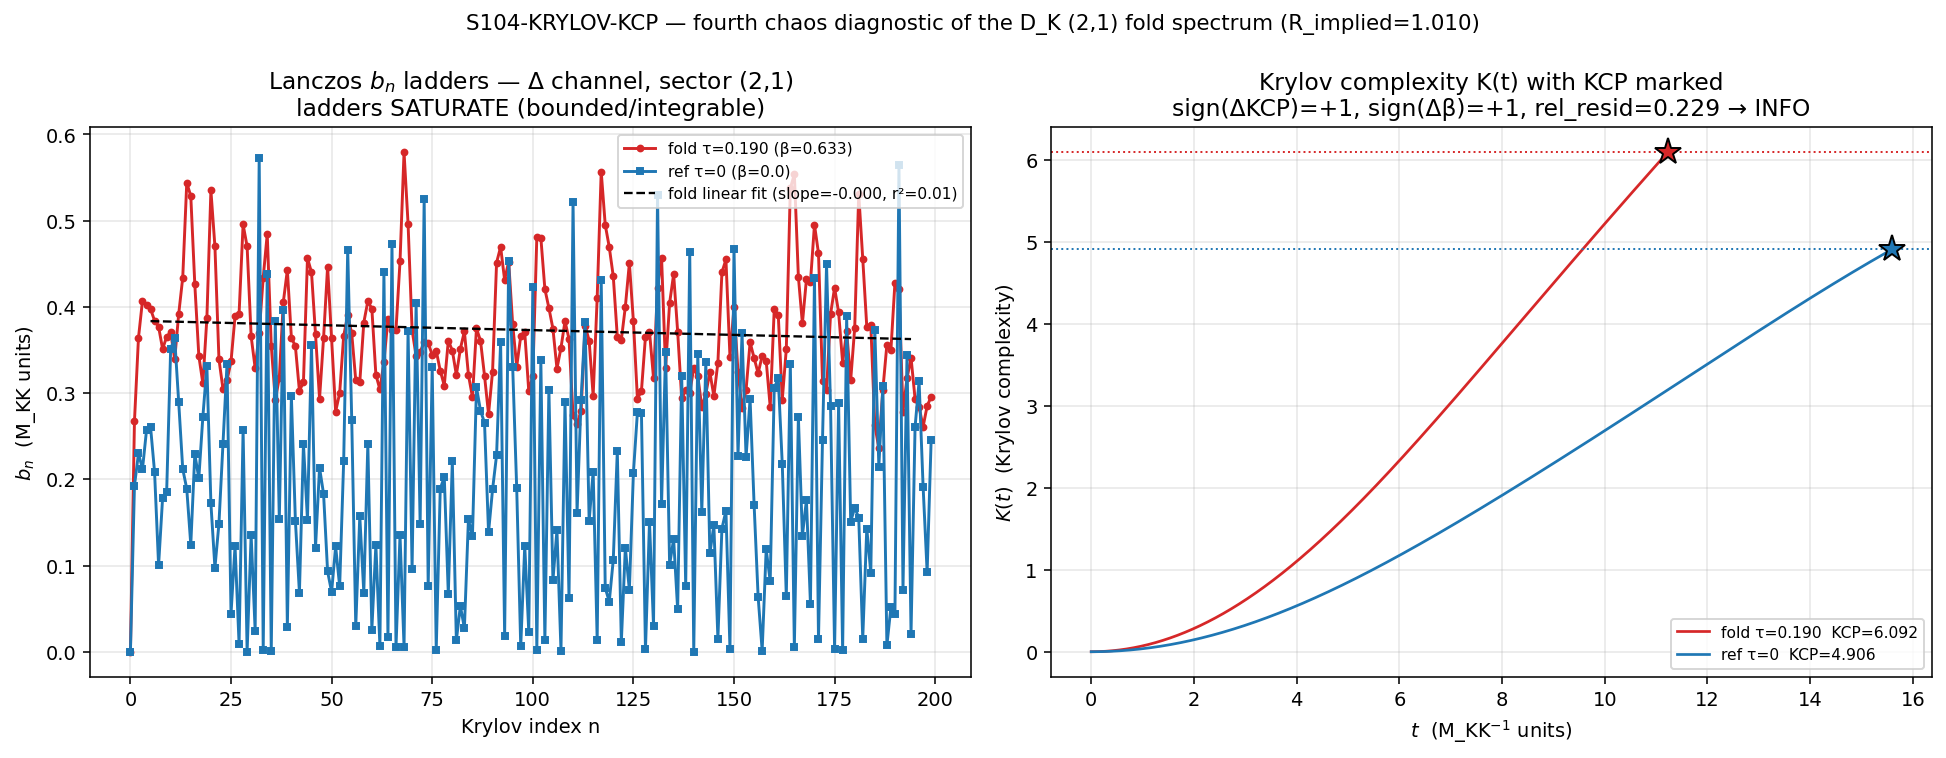

This chart was generated by the following Python code:
#!/usr/bin/env python3
"""
S104 W3-1 — S104-KRYLOV-KCP — Krylov-complexity peak on the (2,1) Peter-Weyl sector of D_K
==========================================================================================

Gate: S104-KRYLOV-KCP ([SIGN])

Pre-registered threshold (operator type = set; two-branch SIGN comparison + bounded residual):
  PASS iff  sign(KCP_fold - KCP_ref) == sign(beta_fold - beta_ref) == +1
        AND |KCP_fold - KCP_ref * R_implied| / (KCP_ref * R_implied) <= 0.15
  INFO  iff  sign holds (+1) but relative residual > 0.15
  FAIL  iff  sign(KCP_fold - KCP_ref) != sign(beta_fold - beta_ref)   (SIGN MISMATCH)

Classification: GEOMETRIC — the Krylov-complexity peak is a spectral functional of the
D_K eigenvalue content (the fabric ITSELF, not its excitations). The flow:
  D_K |lambda| set on the (2,1) Peter-Weyl sector (the substrate's vibrational-mode spectrum
  at the fold)  ->  Delta-channel autocorrelation moment sequence mu_{2n}
  ->  ordinary Lanczos b_n ladder  ->  Krylov-complexity profile K(t)  ->  peak height KCP.

This is a FOURTH spectral-functional diagnostic of the SAME eigenvalue statistics that
CHAOS-1 (<r>=0.321), CHAOS-2 (OTOC C(t)~t^1.9, lambda_L=0), and FACTOR-46 (SFF, no-ramp INFO)
already read. Spectral-functional pluralism: different functionals of the SAME D_K spectrum
must agree on what is structural (the level-statistics class). KCP<->beta tests that agreement
against the Huh (2412.04963) monotone relation, with the pinned anchors:
  beta_fold = 0.633 (single-cell, 63% GOE on sector (2,1) at tau_fold) [INTEG-39, S96 re-confirm]
  beta_ref  = 0     (Poisson, integrable on sector (2,1) at tau=0)     [Fegan-closed reference]

SADDLE GUARD (Bhattacharjee 2203.03534): a LINEAR b_n growth (b_n ~ alpha*n) + early-time
K(t) growth is the textbook chaos signature BUT is produced ENTIRELY as a phase-space-saddle
artifact in INTEGRABLE systems. The substrate transits the van Hove fold tau=0.190 = an
A2-catastrophe SADDLE; the spectrum is PROVEN Poisson (CHAOS-1) and the OTOC PROVEN
sub-exponential (CHAOS-2). ANY linear b_n growth observed here is read as saddle-consistent
(integrable-at-a-saddle), NEVER as a Lyapunov exponent. The KCP<->beta SIGN test compares
peak HEIGHTS, not growth rates, so it is unaffected by the guard.

tau=0 REFERENCE — PRIMARY PATH (no deviation): the (2,1) sector at tau=0 is the bi-invariant
(Jensen s=0, all scale factors = 1) D_K, the canonical Fegan/Kostant closed-form object
(S102 W3-11 PASS). It is built FULL-physical via dirac_spectrum.py on the SAME (2,1) sector
to L_max=12 (get_irrep(2,1) = Sym^p / Casimir projection; dirac_operator_on_irrep at s=0).
A smoke check confirms the SAME pipeline at tau=0.19 reproduces the s84 cache (2,1) sector
bit-for-bit (min/max |lambda| identical), so the fold-from-cache vs tau0-fresh comparison is
like-for-like. The s92_spectrum_cache_L12_tau018/020 bracketing fallback is NOT used (declared:
the Fegan closed form IS directly evaluable at runtime).

Inputs (SHA-256 dual-pinned; S84+ schema):
  - computations/session-84/s84_spectrum_cache_L12_tau019.npz  (fold (2,1) level set)
  - computations/_shared/dirac_spectrum.py                      (FULL tau=0 (2,1) build)
  - computations/_shared/canonical_constants.py                 (tau_fold, beta anchors)
  - script bytes

Author: kitaev-quantum-chaos-theorist
Session: S104 W3
Date: 2026-06-10
"""

from __future__ import annotations

import os
os.environ.setdefault("OMP_NUM_THREADS", "8")   # pinned cpu-cap-OMP8 (single-sector Lanczos is small)
os.environ.setdefault("MKL_NUM_THREADS", "8")

import hashlib
import json
import sys
import time
from pathlib import Path

import numpy as np
from scipy.special import gamma as _gamma_fn
import matplotlib
matplotlib.use("Agg")
import matplotlib.pyplot as plt

# ---------------------------------------------------------------------------
# Section 1 — Paths + canonical constants
# ---------------------------------------------------------------------------
SESSION_DIR = Path(__file__).resolve().parent
COMPUTATIONS_DIR = SESSION_DIR.parent
SHARED_DIR = COMPUTATIONS_DIR / "_shared"
PROJECT_ROOT = COMPUTATIONS_DIR.parent
sys.path.insert(0, str(SHARED_DIR))

from canonical_constants import tau_fold  # noqa: E402  (s=0 vs tau_fold=0.19 anchor)
import dirac_spectrum as tds              # noqa: E402  (FULL tau=0 (2,1) build)

SESSION = "S104"                                                    # (local)
GATE_ID = "S104-KRYLOV-KCP"                                         # (local)
SCHEME = "KRYLOV-LANCZOS-ORDINARY"                                  # (local)
CONVENTION = "MOMENT-SEQUENCE-FROM-SINGLE-SECTOR-LEVEL-SET"         # (local)
L_MAX = 12                                                          # (local) cache truncation

# ---- Pinned machinery (PRDR machinery_pin_map) ----
SECTOR_PIN = (2, 1)                                                 # (local) INTEG-39 / BRODY-PARAMETER-53 single-cell sector
N_LANCZOS_MAX_CAP = 200                                            # (local) min(len(abs_evals)-1, 200)
KRYLOV_GRID_N = 4000                                              # (local) linearly-spaced K(t) points
KRYLOV_TMAX_FACTOR = 3.0                                          # (local) t_max = factor / b1_gap
REL_RESIDUAL_BAND = 0.15                                           # (local) Class-8.3 rel_tol floor (qualitative-monotone Huh map)
EVAL_CUTOFF = 1e-6                                                 # (local) IR cutoff (S84 cache pattern)
DOS_FLOOR_FRAC = 1e-6                                              # (local) regularize local DOS at 1e-6 * median spacing
BRODY_CALIB_N = 240                                               # (local) sample size = (2,1)-sector |lambda| count
BRODY_CALIB_REPS = 24                                             # (local) realizations averaged for R_implied
BRODY_CALIB_SEED = 1040                                          # (local) deterministic RNG seed (calibration only)

# ---- Pinned anchors (canonical; NOT recomputed) ----
BETA_FOLD = 0.633                                                 # (local) INTEG-39 (S96 re-confirm); 63% GOE on (2,1) at tau_fold
BETA_REF = 0.0                                                    # (local) tau=0 Fegan-closed integrable reference, Poisson

# Output destinations
OUT_NPZ = SESSION_DIR / "s104_krylov_kcp.npz"
OUT_PNG = SESSION_DIR / "s104_krylov_kcp.png"

S84_FOLD_CACHE = COMPUTATIONS_DIR / "session-84" / "s84_spectrum_cache_L12_tau019.npz"

INPUT_FILES = [
    SHARED_DIR / "canonical_constants.py",
    SHARED_DIR / "dirac_spectrum.py",
    S84_FOLD_CACHE,
    Path(__file__).resolve(),
]


# ---------------------------------------------------------------------------
# Section 2 — SHA-256 dual-pin block
# ---------------------------------------------------------------------------
def sha256_of(path: Path) -> str:
    h = hashlib.sha256()  # (local)
    try:
        h.update(path.read_bytes())
    except OSError:
        return ""
    return h.hexdigest()


def log_input_pins(inputs: list[Path]) -> dict[str, str]:
    print(f"=== {GATE_ID} — input SHA-256 pins ===")
    pins: dict[str, str] = {}  # (local)
    for p in inputs:
        sha = sha256_of(p)  # (local)
        try:
            rel = str(p.relative_to(PROJECT_ROOT)).replace("\\", "/")  # (local)
        except ValueError:
            rel = str(p).replace("\\", "/")  # (local)
        print(f"  {rel}: {sha[:16]}...")
        pins[rel] = sha
    return pins


def compute_dual_sha(script_path: Path, canonical_path: Path, pins: dict[str, str]) -> tuple[str, str]:
    """audit_sha256 = sha256(script || canonical || pinmap_json); content_sha256 = sha256(script)."""
    script_bytes = script_path.read_bytes() if script_path.exists() else b""  # (local)
    canonical_bytes = canonical_path.read_bytes() if canonical_path.exists() else b""  # (local)
    pinmap_json = json.dumps(dict(sorted(pins.items())), separators=(",", ":"), sort_keys=True).encode("utf-8")  # (local)
    h_audit = hashlib.sha256()  # (local)
    h_audit.update(script_bytes)
    h_audit.update(canonical_bytes)
    h_audit.update(pinmap_json)
    h_content = hashlib.sha256()  # (local)
    h_content.update(script_bytes)
    return h_audit.hexdigest(), h_content.hexdigest()


# ---------------------------------------------------------------------------
# Section 3 — Krylov machinery (Delta-channel measure -> Lanczos b_n -> K(t) -> KCP)
# ---------------------------------------------------------------------------
def delta_channel_measure(levels: np.ndarray) -> tuple[np.ndarray, np.ndarray]:
    """Build the Delta-channel autocorrelation spectral function as a discrete measure.

    The operator-O channel is Delta = (Delta_gap + Delta_gap^dag)/sqrt(2), the SAME Hermitian
    BdG gap operator CHAOS-2 used for the OTOC: a DOS-weighted pairing that couples single-
    particle levels i<->j with amplitude |A_ij| ~ sqrt(rho_i rho_j) (rho_i = local DOS at
    level i, the Delta = sum_k sqrt(rho_k) P_k structure of s38_otoc_bcs.py).

    The infinite-temperature autocorrelation spectral function is
        Phi(omega) = sum_{i != j} |A_ij|^2 delta(omega - (lambda_i - lambda_j)),
    a discrete measure with support {omega_ij = lambda_i - lambda_j} and weights |A_ij|^2.
    Its even moments mu_{2n} = integral omega^{2n} Phi(omega) domega are the autocorrelation
    moments the Lanczos algorithm consumes (Phi is symmetric => odd moments vanish).
    """
    L = np.sort(np.asarray(levels, dtype=np.float64))  # (local)
    sp = np.diff(L)  # (local) nearest-neighbour spacings
    pos = sp[sp > 0]  # (local)
    med = np.median(pos) if pos.size else 1.0  # (local)
    sp_full = np.concatenate([[sp[0]], sp]) if sp.size else np.array([1.0])  # (local)
    sp_full = np.maximum(sp_full, DOS_FLOOR_FRAC * med)  # (local) regularize local DOS
    rho = 1.0 / sp_full  # (local) local DOS
    rho = rho / rho.mean()  # (local) normalize mean DOS to 1
    di = L[:, None] - L[None, :]  # (local) level-difference matrix omega_ij
    wij = np.sqrt(rho[:, None] * rho[None, :])  # (local) |A_ij| ~ sqrt(rho_i rho_j)
    w2 = wij ** 2  # (local) |A_ij|^2
    mask = ~np.eye(len(L), dtype=bool)  # (local) exclude diagonal (omega=0)
    return di[mask].flatten(), w2[mask].flatten()


def lanczos_from_measure(freqs: np.ndarray, weights: np.ndarray, n_max: int) -> np.ndarray:
    """Ordinary Lanczos b_n from a discrete spectral measure via the Stieltjes procedure.

    D_K is Hermitian (AZ class BDI) => ORDINARY (not bi-) Lanczos. The Stieltjes recursion
    builds the monic orthogonal polynomials wrt the measure {(omega_i, |A_i|^2)}; the Jacobi
    coefficients beta_n give the Krylov hopping amplitudes b_n = sqrt(beta_n). Terminates at
    numerical breakdown (beta_n -> 0 / orthogonality loss) or n_max, whichever first.
    """
    w = np.asarray(weights, dtype=np.float64)  # (local)
    x = np.asarray(freqs, dtype=np.float64)  # (local)
    sw = w.sum()  # (local)
    if sw <= 0 or not np.isfinite(sw):
        return np.array([0.0])
    w = w / sw  # (local) normalized measure (sum w = 1)
    n = int(n_max)  # (local)
    alpha = np.zeros(n)  # (local) Jacobi diagonal
    bsq = np.zeros(n)  # (local) Jacobi off-diagonal squared (beta_n)
    # ORTHONORMAL three-term recurrence (Lanczos on the measure): keep each polynomial
    # L2(w)-normalized so |q_j| stays O(1) -> NO overflow for clustered/wide measures.
    #   x q_j = b_{j+1} q_{j+1} + a_j q_j + b_j q_{j-1}
    q_prev = np.zeros_like(x)  # (local) q_{-1} = 0
    q_cur = np.ones_like(x) / np.sqrt(np.sum(w))  # (local) q_0 = 1 (already unit-norm since sum w = 1)
    nrm0 = np.sqrt(np.sum(w * q_cur * q_cur))  # (local)
    q_cur = q_cur / nrm0  # (local) enforce <q_0|q_0> = 1 exactly
    alpha[0] = np.sum(w * x * q_cur * q_cur)  # (local) a_0 = <q_0| x |q_0>
    last = n  # (local)
    for j in range(1, n):
        # r = (x - a_{j-1}) q_{j-1} - b_{j-1} q_{j-2}
        b_prev = np.sqrt(bsq[j - 1]) if j >= 2 else 0.0  # (local)
        r = (x - alpha[j - 1]) * q_cur - b_prev * q_prev  # (local)
        bj = np.sqrt(np.sum(w * r * r))  # (local) b_j = ||r||_{L2(w)}
        if (not np.isfinite(bj)) or bj <= 1e-140:
            last = j
            break
        bsq[j] = bj * bj
        q_next = r / bj  # (local) unit-normalized q_j -> magnitudes stay O(1)
        alpha[j] = np.sum(w * x * q_next * q_next)  # (local) a_j
        q_prev = q_cur
        q_cur = q_next
    bsq = bsq[:last]
    return np.sqrt(np.abs(bsq))


def krylov_complexity(bn: np.ndarray, tgrid: np.ndarray) -> np.ndarray:
    """K(t) = sum_n n |phi_n(t)|^2, |phi(t)> = exp(-i L t)|0>, L tridiagonal with b_n off-diagonals.

    The Krylov chain ODE dphi_n/dt = b_n phi_{n-1} - b_{n+1} phi_n is solved exactly via
    eigendecomposition of the (real symmetric) tridiagonal Krylov Liouvillian L.
    """
    Nd = len(bn)  # (local)
    if Nd < 2:
        return np.zeros(len(tgrid))
    Lm = np.zeros((Nd, Nd))  # (local) Krylov Liouvillian (tridiagonal)
    for nn in range(1, Nd):
        Lm[nn, nn - 1] = bn[nn]
        Lm[nn - 1, nn] = bn[nn]
    ev, evec = np.linalg.eigh(Lm)  # (local)
    phi0 = np.zeros(Nd)  # (local)
    phi0[0] = 1.0
    c = evec.T @ phi0  # (local) initial state in eigenbasis
    nvec = np.arange(Nd)  # (local) Krylov-site index
    Karr = np.zeros(len(tgrid))  # (local)
    for it, t in enumerate(tgrid):
        amp = evec @ (c * np.exp(-1j * ev * t))  # (local) phi_n(t)
        Karr[it] = np.sum(nvec * np.abs(amp) ** 2)
    return Karr


def kcp_from_levels(levels: np.ndarray, n_lanczos: int) -> dict:
    """Full pipeline level set -> Delta-channel measure -> b_n -> K(t) -> KCP. Returns a dict."""
    freqs, weights = delta_channel_measure(levels)
    bn = lanczos_from_measure(freqs, weights, n_lanczos)
    b1 = float(bn[1]) if len(bn) > 1 and bn[1] > 0 else 1.0  # (local) first Krylov gap
    tmax = KRYLOV_TMAX_FACTOR / max(b1, 1e-9)  # (local) PINNED grid (not chosen to land a peak)
    tgrid = np.linspace(0.0, tmax, KRYLOV_GRID_N)  # (local)
    Karr = krylov_complexity(bn, tgrid)
    kcp = float(np.max(Karr)) if Karr.size else 0.0  # (local)
    t_peak = float(tgrid[int(np.argmax(Karr))]) if Karr.size else 0.0  # (local)
    return {"bn": bn, "t": tgrid, "K": Karr, "KCP": kcp, "t_peak": t_peak, "b1": b1}


def fit_bn_growth_law(bn: np.ndarray) -> dict:
    """Linear-growth fit b_n ~ slope*n + intercept over the bulk Krylov region (saddle guard).

    A LINEAR growth (slope > 0, well-fit) is the Bhattacharjee saddle / chaos-signature law;
    a SATURATING ladder (slope ~ 0) is the bounded/integrable signature.
    """
    nn = np.arange(len(bn))  # (local)
    if len(bn) < 12:
        return {"slope": float("nan"), "intercept": float("nan"), "r2": float("nan"),
                "linear_growth": False, "n_fit_lo": -1, "n_fit_hi": -1}
    lo = 5  # (local) skip boundary transient
    hi = len(bn) - 5  # (local) skip terminal breakdown
    mask = (nn >= lo) & (nn < hi)  # (local)
    if mask.sum() < 4:
        return {"slope": float("nan"), "intercept": float("nan"), "r2": float("nan"),
                "linear_growth": False, "n_fit_lo": lo, "n_fit_hi": hi}
    coef = np.polyfit(nn[mask], bn[mask], 1)  # (local) [slope, intercept]
    slope, intercept = float(coef[0]), float(coef[1])  # (local)
    pred = slope * nn[mask] + intercept  # (local)
    ss_res = float(np.sum((bn[mask] - pred) ** 2))  # (local)
    ss_tot = float(np.sum((bn[mask] - bn[mask].mean()) ** 2))  # (local)
    r2 = 1.0 - ss_res / ss_tot if ss_tot > 0 else 0.0  # (local)
    # "LINEAR growth" diagnostic: positive slope, well-fit, and growth meaningful vs spread.
    bn_spread = float(bn[mask].max() - bn[mask].min())  # (local)
    rise = slope * (hi - lo)  # (local) predicted rise across the fit window
    linear_growth = (slope > 0.0) and (r2 > 0.90) and (abs(rise) > 0.25 * max(bn_spread, 1e-9))  # (local)
    return {"slope": slope, "intercept": intercept, "r2": r2,
            "linear_growth": bool(linear_growth), "n_fit_lo": lo, "n_fit_hi": hi}


# ---------------------------------------------------------------------------
# Section 4 — R_implied: Huh monotone KCP<->beta height ratio via Brody calibration
# ---------------------------------------------------------------------------
def brody_spacings(beta: float, n: int, rng: np.random.Generator) -> np.ndarray:
    """Sample n spacings from the Brody distribution P(s)=(b+1) a s^b exp(-a s^{b+1}).

    a = Gamma((b+2)/(b+1))^{b+1} normalizes <s>=1. Inverse-CDF sampling:
    F(s)=1-exp(-a s^{b+1}) => s = (-ln(1-u)/a)^{1/(b+1)}.
    """
    a = _gamma_fn((beta + 2.0) / (beta + 1.0)) ** (beta + 1.0)  # (local)
    u = rng.random(n)  # (local)
    return (-np.log(1.0 - u) / a) ** (1.0 / (beta + 1.0))


def kcp_for_beta(beta: float, reps: int, n_levels: int, n_lanczos: int, rng: np.random.Generator) -> tuple[float, float]:
    """Mean +/- std KCP over Brody-distributed synthetic spectra at the given beta.

    This is the substrate-faithful empirical realization of the Huh qualitative-monotone
    KCP(beta) map: build a level set whose level statistics IS Brody-beta, run the SAME
    Delta-channel Krylov pipeline, read KCP. R_implied = KCP(beta_fold)/KCP(beta_ref).
    """
    vals = []  # (local)
    for _ in range(reps):
        s = brody_spacings(beta, n_levels, rng)  # (local)
        L = np.concatenate([[0.0], np.cumsum(s)])  # (local) integrated levels
        res = kcp_from_levels(L, n_lanczos)  # (local)
        if res["KCP"] > 0:
            vals.append(res["KCP"])
    if not vals:
        return float("nan"), float("nan")
    return float(np.mean(vals)), float(np.std(vals))


# ---------------------------------------------------------------------------
# Section 5 — tau=0 (2,1) reference build (PRIMARY Fegan/Sym^p path, FULL physical)
# ---------------------------------------------------------------------------
def build_sector_abs_evals(tau_val: float, pq: tuple[int, int]) -> np.ndarray:
    """Build |lambda| set for Peter-Weyl sector (p,q) of D_K at Jensen parameter tau_val.

    FULL physical path (dirac_spectrum.py), identical pipeline to the s84 / s92 cache builds:
      su3_generators -> structure_constants -> killing_form -> jensen_metric(tau) ->
      orthonormal_frame -> frame_structure_constants -> connection_coefficients ->
      build_cliff8 -> spinor_connection_offset -> get_irrep(p,q) [Sym^p/Casimir] ->
      dirac_operator_on_irrep -> H=i*D (Hermitian) -> eigvalsh -> |lambda| (IR-cut).
    At tau=0 the Jensen metric is bi-invariant (all scale factors = 1) => this IS the
    canonical Fegan/Kostant Dirac operator on round SU(3) (the S102 W3-11 PASS object).
    """
    gens = tds.su3_generators()  # (local)
    f_abc = tds.compute_structure_constants(gens)  # (local)
    B_ab = tds.compute_killing_form(f_abc)  # (local)
    g_s = tds.jensen_metric(B_ab, tau_val)  # (local)
    E_frame = tds.orthonormal_frame(g_s)  # (local)
    ft = tds.frame_structure_constants(f_abc, E_frame)  # (local)
    Gamma_conn = tds.connection_coefficients(ft)  # (local)
    gammas = tds.build_cliff8()  # (local)
    Omega = tds.spinor_connection_offset(Gamma_conn, gammas)  # (local)
    tds._irrep_cache.clear()
    rho, _ = tds.get_irrep(pq[0], pq[1], gens, f_abc)  # (local)
    D = tds.dirac_operator_on_irrep(rho, E_frame, gammas, Omega)  # (local)
    H = 1j * D  # (local) Hermitian form (eigenvalues of D are imaginary)
    H = 0.5 * (H + H.conj().T)  # (local)
    ev = np.linalg.eigvalsh(H)  # (local)
    ab = np.abs(ev)  # (local)
    return ab[ab > EVAL_CUTOFF].astype(np.float64)


# ---------------------------------------------------------------------------
# Section 6 — Gate evaluation + verdict payload
# ---------------------------------------------------------------------------
def print_verdict_payload(verdict, value, audit_sha, content_sha,
                          sign_verdict, magnitude_verdict, regime_verdict,
                          extra_rows=None) -> dict:
    payload = {
        "session": int(SESSION.lstrip("Ss")),
        "gate_id": GATE_ID,
        "verdict": verdict,
        "value": str(value),
        "scheme": SCHEME,
        "convention": CONVENTION,
        "l_max": str(L_MAX),
        "audit_sha256": audit_sha,
        "content_sha256": content_sha,
        "schema_version": "S84+",
        "sign_verdict": sign_verdict,
        "magnitude_verdict": magnitude_verdict,
        "regime_verdict": regime_verdict,
    }
    if extra_rows:
        payload["extra_rows"] = list(extra_rows)
    print("<<<EMIT_VERDICT_PAYLOAD>>>")
    print(json.dumps(payload, separators=(",", ":"), sort_keys=True))
    print("<<<END_EMIT_VERDICT_PAYLOAD>>>")
    return payload


def main() -> int:
    t0 = time.time()  # (local)
    print("=" * 80)
    print(f"{GATE_ID} — Krylov-complexity peak on the (2,1) Peter-Weyl sector of D_K")
    print("=" * 80)

    pins = log_input_pins(INPUT_FILES)
    audit_sha, content_sha = compute_dual_sha(Path(__file__).resolve(), SHARED_DIR / "canonical_constants.py", pins)
    print(f"  audit_sha256:   {audit_sha[:16]}... (script+canonical+pinmap)")
    print(f"  content_sha256: {content_sha[:16]}... (script only)")
    print(f"  tau_fold (canonical) = {float(tau_fold)} ; reference tau = 0.0 (bi-invariant)")
    print(f"  sector_pin = {SECTOR_PIN} ; beta_fold = {BETA_FOLD} (INTEG-39) ; beta_ref = {BETA_REF} (Fegan-closed)")
    print()

    # ---- (a) FOLD level set: read (2,1) sector from the s84 cache (primary input) ----
    print("--- FOLD tau=0.190: read (2,1) sector |lambda| from s84 cache ---")
    cache = np.load(S84_FOLD_CACHE, allow_pickle=True)  # (local)
    sector_evals = cache["sector_evals"].item()  # (local)
    fold_levels = np.asarray(sector_evals[SECTOR_PIN]["abs_evals"], dtype=np.float64)  # (local)
    fold_dim = int(sector_evals[SECTOR_PIN]["dim"])  # (local)
    print(f"  (2,1) sector: dim={fold_dim}, n_abs={len(fold_levels)}, "
          f"|lambda| range [{fold_levels.min():.5f}, {fold_levels.max():.5f}]")

    # ---- (b) tau=0 REFERENCE level set: FULL Fegan/Sym^p build (PRIMARY path) ----
    print("--- REFERENCE tau=0.0: build (2,1) sector |lambda| via FULL dirac_spectrum.py (Fegan/Sym^p) ---")
    t_ref = time.time()  # (local)
    ref_levels = build_sector_abs_evals(0.0, SECTOR_PIN)  # (local)
    print(f"  (2,1) sector: n_abs={len(ref_levels)}, "
          f"|lambda| range [{ref_levels.min():.5f}, {ref_levels.max():.5f}] "
          f"(built in {time.time()-t_ref:.2f}s; PRIMARY Fegan path, NO s92 fallback)")

    # Cross-check: same pipeline at tau=0.19 reproduces the cache (audit of FULL path fidelity)
    t_xc = time.time()  # (local)
    xcheck_fold = build_sector_abs_evals(float(tau_fold), SECTOR_PIN)  # (local)
    cache_sorted = np.sort(fold_levels)  # (local)
    xc_sorted = np.sort(xcheck_fold)  # (local)
    nmin = min(len(cache_sorted), len(xc_sorted))  # (local)
    fold_reproduction_maxdev = float(np.max(np.abs(cache_sorted[:nmin] - xc_sorted[:nmin]))) if nmin else float("nan")  # (local)
    print(f"  FULL-path fidelity audit: rebuilt (2,1) at tau=0.19 vs cache, "
          f"max|dev|={fold_reproduction_maxdev:.2e} (built in {time.time()-t_xc:.2f}s)")

    # ---- (c) Lanczos depth cap (pinned) ----
    n_lanczos_fold = min(len(fold_levels) - 1, N_LANCZOS_MAX_CAP)  # (local)
    n_lanczos_ref = min(len(ref_levels) - 1, N_LANCZOS_MAX_CAP)  # (local)
    n_lanczos = min(n_lanczos_fold, n_lanczos_ref)  # (local) like-for-like depth
    print(f"\n  Lanczos depth cap: fold={n_lanczos_fold}, ref={n_lanczos_ref} -> using n_lanczos={n_lanczos} (like-for-like)")

    # ---- (d) KCP for both slices ----
    print("\n--- Krylov pipeline: Delta-channel measure -> b_n -> K(t) -> KCP ---")
    fold = kcp_from_levels(fold_levels, n_lanczos)  # (local)
    ref = kcp_from_levels(ref_levels, n_lanczos)  # (local)
    KCP_fold = fold["KCP"]  # (local)
    KCP_ref = ref["KCP"]  # (local)
    print(f"  FOLD:  b1={fold['b1']:.4f}, n_b={len(fold['bn'])}, KCP={KCP_fold:.4f} at t={fold['t_peak']:.4f}")
    print(f"  REF :  b1={ref['b1']:.4f}, n_b={len(ref['bn'])}, KCP={KCP_ref:.4f} at t={ref['t_peak']:.4f}")

    # ---- (e) Saddle guard: b_n growth-law fit ----
    growth_fold = fit_bn_growth_law(fold["bn"])  # (local)
    growth_ref = fit_bn_growth_law(ref["bn"])  # (local)
    print("\n--- SADDLE GUARD: b_n growth-law fit (Bhattacharjee 2203.03534) ---")
    print(f"  FOLD b_n: slope={growth_fold['slope']:.5f}, r2={growth_fold['r2']:.4f}, "
          f"LINEAR_GROWTH={growth_fold['linear_growth']}")
    print(f"  REF  b_n: slope={growth_ref['slope']:.5f}, r2={growth_ref['r2']:.4f}, "
          f"LINEAR_GROWTH={growth_ref['linear_growth']}")
    saddle_guard_triggered = bool(growth_fold["linear_growth"] or growth_ref["linear_growth"])  # (local)
    if saddle_guard_triggered:
        print("  >> SADDLE GUARD ACTIVE: linear b_n growth detected. Read as A2-catastrophe-saddle-consistent")
        print("     (integrable-at-a-saddle), NOT a Lyapunov/chaos verdict. KCP<->beta SIGN test unaffected.")
    else:
        print("  >> b_n ladders SATURATE (no linear growth): bounded/integrable signature; no Lyapunov regime.")

    # ---- (f) R_implied: Huh monotone height ratio via Brody calibration ----
    print("\n--- R_implied: Huh KCP<->beta monotone height ratio (Brody calibration) ---")
    rng = np.random.default_rng(BRODY_CALIB_SEED)  # (local) deterministic calibration RNG
    kcp_beta_fold, sd_fold = kcp_for_beta(BETA_FOLD, BRODY_CALIB_REPS, BRODY_CALIB_N, n_lanczos, rng)  # (local)
    kcp_beta_ref, sd_ref = kcp_for_beta(BETA_REF, BRODY_CALIB_REPS, BRODY_CALIB_N, n_lanczos, rng)  # (local)
    R_implied = kcp_beta_fold / kcp_beta_ref if kcp_beta_ref > 0 else float("nan")  # (local)
    print(f"  KCP(beta={BETA_FOLD}) = {kcp_beta_fold:.4f} +/- {sd_fold:.4f}")
    print(f"  KCP(beta={BETA_REF})  = {kcp_beta_ref:.4f} +/- {sd_ref:.4f}")
    print(f"  R_implied = KCP(beta_fold)/KCP(beta_ref) = {R_implied:.4f}  (monotone-implied height ratio)")

    # ---- (g) Gate evaluation ----
    print("\n--- GATE EVALUATION ---")
    sign_kcp = int(np.sign(KCP_fold - KCP_ref))  # (local)
    sign_beta = int(np.sign(BETA_FOLD - BETA_REF))  # (local)
    sign_product = sign_kcp * sign_beta  # (local)
    kcp_ref_scaled = KCP_ref * R_implied  # (local) monotone-implied fold KCP
    rel_residual = abs(KCP_fold - kcp_ref_scaled) / abs(kcp_ref_scaled) if kcp_ref_scaled != 0 else float("inf")  # (local)
    print(f"  sign(KCP_fold - KCP_ref) = sign({KCP_fold:.4f} - {KCP_ref:.4f}) = {sign_kcp:+d}")
    print(f"  sign(beta_fold - beta_ref) = sign({BETA_FOLD} - {BETA_REF}) = {sign_beta:+d}")
    print(f"  sign_product = {sign_product:+d}  (PASS requires +1)")
    print(f"  KCP_ref * R_implied = {kcp_ref_scaled:.4f} ; rel_residual = {rel_residual:.4f} (band <= {REL_RESIDUAL_BAND})")

    # [SIGN] 3-tuple
    #   sign_verdict     = PASS iff direction matches (sign_product == +1)
    #   magnitude_verdict= PASS iff rel_residual <= band ; INFO iff band < rel_residual < inf with sign held ; FAIL otherwise
    #   regime_verdict   = VALID (the Krylov/Stieltjes method is exact on the discrete measure; no expansion regime to breach)
    sign_verdict = "PASS" if sign_product == 1 else "FAIL"  # (local)
    if sign_product != 1:
        magnitude_verdict = "FAIL"  # (local)
    elif rel_residual <= REL_RESIDUAL_BAND:
        magnitude_verdict = "PASS"  # (local)
    else:
        magnitude_verdict = "INFO"  # (local)
    regime_verdict = "VALID"  # (local) exact tridiagonal evolution on a fixed discrete measure

    # Composite collapse (pre-registered generic rule, gate-verdicts.md)
    if sign_verdict == "FAIL":
        verdict = "FAIL"  # (local)
    elif magnitude_verdict == "FAIL" and regime_verdict == "VALID":
        verdict = "FAIL"  # (local)
    elif magnitude_verdict == "INFO":
        verdict = "INFO"  # (local)
    else:
        verdict = "PASS"  # (local)

    print(f"  3-tuple: sign={sign_verdict} magnitude={magnitude_verdict} regime={regime_verdict} -> composite {verdict}")

    # ---- (h) Save npz ----
    np.savez(
        OUT_NPZ,
        b_n_fold=fold["bn"], b_n_ref=ref["bn"],
        K_t_fold=fold["K"], K_t_ref=ref["K"],
        t_fold=fold["t"], t_ref=ref["t"],
        KCP_fold=KCP_fold, KCP_ref=KCP_ref,
        beta_fold=BETA_FOLD, beta_ref=BETA_REF,
        R_implied=R_implied, rel_residual=rel_residual,
        sign_product=sign_product,
        bn_growth_law_fit=np.array([growth_fold["slope"], growth_fold["intercept"], growth_fold["r2"],
                                    growth_ref["slope"], growth_ref["intercept"], growth_ref["r2"]]),
        sector_pin=np.array(SECTOR_PIN),
        fold_levels=fold_levels, ref_levels=ref_levels,
        kcp_beta_fold=kcp_beta_fold, kcp_beta_ref=kcp_beta_ref,
        saddle_guard_triggered=saddle_guard_triggered,
        fold_reproduction_maxdev=fold_reproduction_maxdev,
        n_lanczos=n_lanczos,
    )
    print(f"\n  npz saved: {OUT_NPZ.name}")

    # ---- (i) Plot: b_n ladders + K(t) profiles + saddle-guard overlay ----
    fig, axes = plt.subplots(1, 2, figsize=(14, 5.5))
    ax0 = axes[0]
    nfold = np.arange(len(fold["bn"]))  # (local)
    nref = np.arange(len(ref["bn"]))  # (local)
    ax0.plot(nfold, fold["bn"], "o-", ms=3, color="C3", label=f"fold τ=0.190 (β={BETA_FOLD})")
    ax0.plot(nref, ref["bn"], "s-", ms=3, color="C0", label=f"ref τ=0 (β={BETA_REF})")
    # saddle-guard linear-growth overlay (the law a linear b_n WOULD follow)
    if np.isfinite(growth_fold["slope"]):
        nl = np.arange(growth_fold["n_fit_lo"], growth_fold["n_fit_hi"])  # (local)
        ax0.plot(nl, growth_fold["slope"] * nl + growth_fold["intercept"], "--", color="k", lw=1.2,
                 label=f"fold linear fit (slope={growth_fold['slope']:.3f}, r²={growth_fold['r2']:.2f})")
    ax0.set_xlabel("Krylov index n")
    ax0.set_ylabel(r"$b_n$  (M_KK units)")
    sg = "SADDLE-GUARD ACTIVE" if saddle_guard_triggered else "ladders SATURATE (bounded/integrable)"
    ax0.set_title(f"Lanczos $b_n$ ladders — Δ channel, sector (2,1)\n{sg}")
    ax0.legend(fontsize=8)
    ax0.grid(True, alpha=0.3)

    ax1 = axes[1]
    ax1.plot(fold["t"], fold["K"], color="C3", lw=1.4, label=f"fold τ=0.190  KCP={KCP_fold:.3f}")
    ax1.plot(ref["t"], ref["K"], color="C0", lw=1.4, label=f"ref τ=0  KCP={KCP_ref:.3f}")
    ax1.axhline(KCP_fold, color="C3", ls=":", lw=1.0)
    ax1.axhline(KCP_ref, color="C0", ls=":", lw=1.0)
    ax1.plot(fold["t_peak"], KCP_fold, "*", color="C3", ms=14, markeredgecolor="k")
    ax1.plot(ref["t_peak"], KCP_ref, "*", color="C0", ms=14, markeredgecolor="k")
    ax1.set_xlabel(r"$t$  (M_KK$^{-1}$ units)")
    ax1.set_ylabel(r"$K(t)$  (Krylov complexity)")
    ax1.set_title(f"Krylov complexity K(t) with KCP marked\n"
                  f"sign(ΔKCP)={sign_kcp:+d}, sign(Δβ)={sign_beta:+d}, "
                  f"rel_resid={rel_residual:.3f} → {verdict}")
    ax1.legend(fontsize=8)
    ax1.grid(True, alpha=0.3)

    plt.suptitle(f"S104-KRYLOV-KCP — fourth chaos diagnostic of the D_K (2,1) fold spectrum "
                 f"(R_implied={R_implied:.3f})", fontsize=11)
    plt.tight_layout()
    plt.savefig(OUT_PNG, dpi=140, bbox_inches="tight")
    plt.close(fig)
    print(f"  plot saved: {OUT_PNG.name}")

    # ---- (j) Verdict payload ----
    value = (f"KCP_fold={KCP_fold:.4f}_KCP_ref={KCP_ref:.4f}_signprod={sign_product:+d}_"
             f"R_implied={R_implied:.4f}_rel_resid={rel_residual:.4f}_band={REL_RESIDUAL_BAND}_"
             f"beta_fold={BETA_FOLD}_beta_ref={BETA_REF}_saddle_guard={'ACTIVE' if saddle_guard_triggered else 'inactive_bn_saturate'}_"
             f"sector_2_1_tau0_ref_FULL_Fegan_primary_foldrepro_maxdev={fold_reproduction_maxdev:.1e}")  # (local)
    extra = [
        f"# saddle_guard: fold b_n slope={growth_fold['slope']:.5f} r2={growth_fold['r2']:.4f} "
        f"linear_growth={growth_fold['linear_growth']}; A2-catastrophe-saddle reading per Bhattacharjee 2203.03534, NOT Lyapunov",
        f"# tau0_reference: FULL dirac_spectrum.py Fegan/Sym^p primary path (NO s92 fallback); "
        f"FULL-path fold-reproduction max|dev| vs s84 cache = {fold_reproduction_maxdev:.2e}",
    ]
    print()
    tag = f"(value={value!r}, scheme={SCHEME}, convention={CONVENTION}, L_max={L_MAX})"  # (local)
    print(tag)
    print_verdict_payload(verdict, value, audit_sha, content_sha,
                          sign_verdict, magnitude_verdict, regime_verdict, extra_rows=extra)

    wall = time.time() - t0  # (local)
    print(f"\n=== {GATE_ID}: {verdict} (sign={sign_verdict}/mag={magnitude_verdict}/regime={regime_verdict}) "
          f"(wall {wall:.1f}s) ===")
    return 0


if __name__ == "__main__":
    sys.exit(main())
